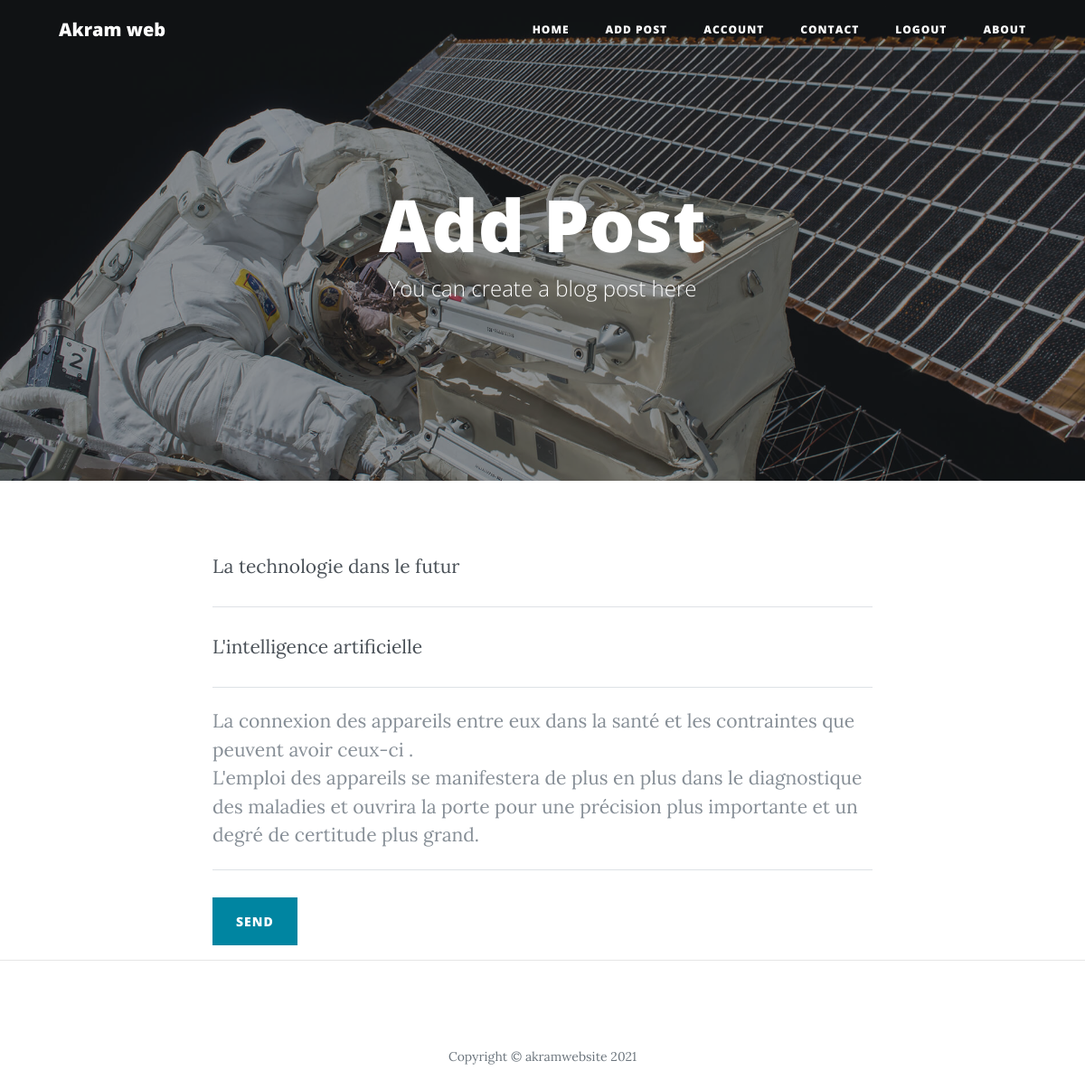
/post/1/update-post (signed in), run on the app's committed database.
### website/models.py (models this page shows)
class Blogpost(db.Model):
	id = db.Column(db.Integer, primary_key=True)
	title = db.Column(db.String(50))
	subtitle = db.Column(db.String(50))
	user_id = db.Column(db.Integer, db.ForeignKey('user.id'), nullable=False)
	date_posted = db.Column(db.DateTime, default=func.now())
	content = db.Column(db.Text)

### website/posts.py (the view, shortened to what this page needs)
@posts.route('post/<int:post_id>/update-post', methods=['POST', 'GET'])
@login_required
def update_post(post_id):
	post = Blogpost.query.get_or_404(post_id)
	if post.author.id != current_user.id:
		abort(403)
	return render_template('add.html', post=post ,user=current_user)

### website/__init__.py (called while the page is built)
def create_app():
	app = Flask(__name__)
	app.config['SECRET_KEY'] = 'akfaksamfnkask'
	app.config['SQLALCHEMY_DATABASE_URI'] = f'sqlite:///{DB_NAME}'
	app.config['MAIL_SERVER'] = 'smtp.googlemail.com'
	app.config['MAIL_PORT'] = 587
	app.config['MAIL_USE_TLS'] = True
	app.config['MAIL_USERNAME'] = os.environ.get('MAIL_USERNAME')
	app.config['MAIL_PASSWORD'] = os.environ.get('MAIL_PASSWORD')
	db.init_app(app)
	from .views import views
	from .auth import auth
	from .handlers import errors
	from .posts import posts
	app.register_blueprint(views, url_prefix='/')
	app.register_blueprint(auth, url_prefix='/')
	app.register_blueprint(errors)
	app.register_blueprint(posts, url_prefix='/')
	from .models import User
	create_database(app)
	login_manager.init_app(app)
	mail.init_app(app)
	@login_manager.user_loader
	def load_user(id):
		return User.query.get(int(id))
	return app

### website/templates/add.html (shortened to what this page needs)
{% extends "base.html" %}
{% block content %}
  <header class="masthead" style="background-image: url('{{ url_for('static', filename='post-bg.jpg') }}')">
    <div class="overlay"></div>
    <div class="container">
      <div class="row">
        <div class="col-lg-8 col-md-10 mx-auto">
          <div class="page-heading">
            <h1>Add Post</h1>
            <span class="subheading">You can create a blog post here</span>
          </div>
        </div>
      </div>
    </div>
  </header>
  {% if post %}
  <div class="container">
    <div class="row">
      <div class="col-lg-8 col-md-10 mx-auto">
        <form name="addForm" id="addForm" method="POST" action="{{ url_for('posts.update_post', post_id=post.id) }}" novalidate>
          <div class="control-group">
            <div class="form-group floating-label-form-group controls">
              <input type="text" class="form-control" placeholder="Title" name="title" value="{{ post.title }}" id="title" required data-validation-required-message="Please enter a Title.">
            </div>
          </div>
          <div class="control-group">
            <div class="form-group floating-label-form-group controls">
              <input type="text" class="form-control" placeholder="Subtitle" name="subtitle" id="subtitle" required data-validation-required-message="Please enter a Subtitle" value="{{ post.subtitle }}">
            </div>
          </div>
          <div class="control-group">
            <div class="form-group floating-label-form-group controls">
              <textarea rows="5" class="form-control" placeholder="{{ post.content }}" name="content" id="content" required data-validation-required-message="Please enter a message."></textarea>
            </div>
          </div>
          <br>
          <button type="submit" class="btn btn-primary" id="sendMessageButton">Send</button>
        </form>
      </div>
    </div>
  </div>
  <hr>
  {% endif %}
{% endblock %}

### data on the page
Blogpost: title "La technologie dans le futur", subtitle "L'intelligence artificielle"
